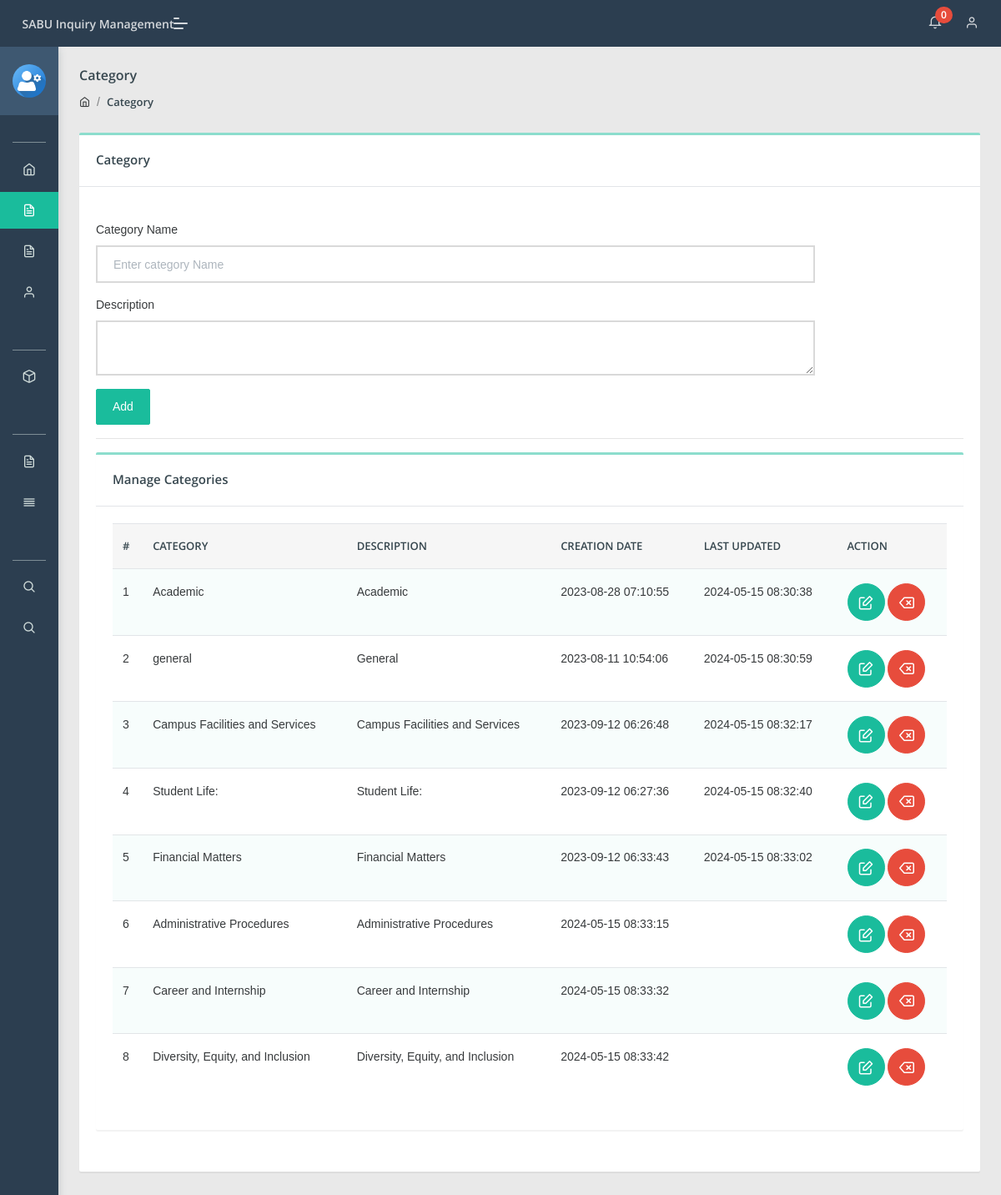
The app's page /admin/category.php (signed in) with its own data.
### tables this page shows
CREATE TABLE `category` (
  `id` int NOT NULL,
  `categoryName` varchar(255) DEFAULT NULL,
  `categoryDescription` longtext,
  `creationDate` timestamp NULL DEFAULT CURRENT_TIMESTAMP,
  `updationDate` timestamp NULL DEFAULT NULL ON UPDATE CURRENT_TIMESTAMP
);

### admin/category.php (the view, shortened to what this page needs)
<?php
include('include/config.php');
if(strlen($_SESSION['aid'])==0)
    {
header('location:index.php');
}
else{
?>
<!DOCTYPE html>
<html lang="en">
<head>
    <link rel="stylesheet" href="assets/css/style.css">
</head>
<body class="">
	<?php include('include/sidebar.php');?>
	<?php include('include/header.php');?>
<section class="pcoded-main-container">
    <div class="pcoded-content">
        <div class="page-header">
            <div class="page-block">
                <div class="row align-items-center">
                    <div class="col-md-12">
                        <div class="page-header-title">
                            <h5 class="m-b-10">Category</h5>
                        </div>
                        <ul class="breadcrumb">
                            <li class="breadcrumb-item"><a href="dashboard.php"><i class="feather icon-home"></i></a></li>
                            <li class="breadcrumb-item"><a href="category.php">Category</a></li>
                        </ul>
                    </div>
                </div>
            </div>
        </div>
        <div class="row">
            <div class="col-sm-12">
                <div class="card">
                    <div class="card-header">
                        <h5>Category</h5>
                    </div>
                    <div class="card-body">
                        <div class="row">
                            <div class="col-md-10">
                                    <br />
                                <form method="post" name="Category">
                                    <div class="form-group">
                                        <label for="exampleInputEmail1">Category Name</label>
                                        <input type="text"placeholder="Enter category Name"  name="category" class="form-control" required="true">
                                    </div>
                                      <div class="form-group">
                                        <label for="exampleInputEmail1">Description</label>
                                        <textarea  name="description" class="form-control" ></textarea>
                                    </div>
                                    <button type="submit" class="btn  btn-primary" name="submit">Add</button>
                                </form>
                            </div>
                        </div>
                     <hr>
                      <div class="row">
                            <div class="col-xl-12">
                <div class="card">
                    <div class="card-header">
                        <h5>Manage Categories</h5>
                    </div>
                    <div class="card-body table-border-style">
                        <div class="table-responsive">
                            <table class="table table-striped">
                                <thead>
                                    <tr>
                                            <th>#</th>
                                            <th>Category</th>
                                            <th>Description</th>
                                            <th>Creation date</th>
                                            <th>Last Updated</th>
                                            <th>Action</th>
                                        </tr>
                                </thead>
                                <tbody>
                                    <?php $query=mysqli_query($con,"select * from category");
$cnt=1;
while($row=mysqli_fetch_array($query))
{
?>
                                        <tr>
                                            <td><?php echo htmlentities($cnt);?></td>
                                            <td><?php echo htmlentities($row['categoryName']);?></td>
                                            <td><?php echo htmlentities($row['categoryDescription']);?></td>
                                            <td> <?php echo htmlentities($row['creationDate']);?></td>
                                            <td><?php echo htmlentities($row['updationDate']);?></td>
                                            <td>
                                            <a href="edit-category.php?id=<?php echo $row['id']?>" class="btn btn-icon btn-primary btn-xs"><i class="feather icon-edit"></i></a>
                                            <a href="category.php?id=<?php echo $row['id']?>&del=delete" class="btn  btn-icon btn-danger" onClick="return confirm('Are you sure you want to delete?')"><i class="feather icon-delete"></i></a></td>
                                        </tr>
                                        <?php $cnt=$cnt+1; } ?>
                                </tbody>
                            </table>
                        </div>
                    </div>
                </div>
            </div>
                        </div>
                    </div>
                </div>
            </div>
        </div>
    </div>
</section>
</body>
</html>
<?php } ?>

### records on screen
category: categoryName "Academic", categoryDescription "Academic", creationDate "2023-08-28 07:10:55", updationDate "2024-05-15 08:30:38"
category: categoryName "general", categoryDescription "General", creationDate "2023-08-11 10:54:06", updationDate "2024-05-15 08:30:59"
category: categoryName "Campus Facilities and Services", categoryDescription "Campus Facilities and Services", creationDate "2023-09-12 06:26:48", updationDate "2024-05-15 08:32:17"
category: categoryName "Student Life:", categoryDescription "Student Life:", creationDate "2023-09-12 06:27:36", updationDate "2024-05-15 08:32:40"
category: categoryName "Financial Matters", categoryDescription "Financial Matters", creationDate "2023-09-12 06:33:43", updationDate "2024-05-15 08:33:02"
category: categoryName "Administrative Procedures", categoryDescription "Administrative Procedures", creationDate "2024-05-15 08:33:15"
category: categoryName "Career and Internship", categoryDescription "Career and Internship", creationDate "2024-05-15 08:33:32"
category: categoryName "Diversity, Equity, and Inclusion", categoryDescription "Diversity, Equity, and Inclusion", creationDate "2024-05-15 08:33:42"

### other values on screen
$num1 "0"
